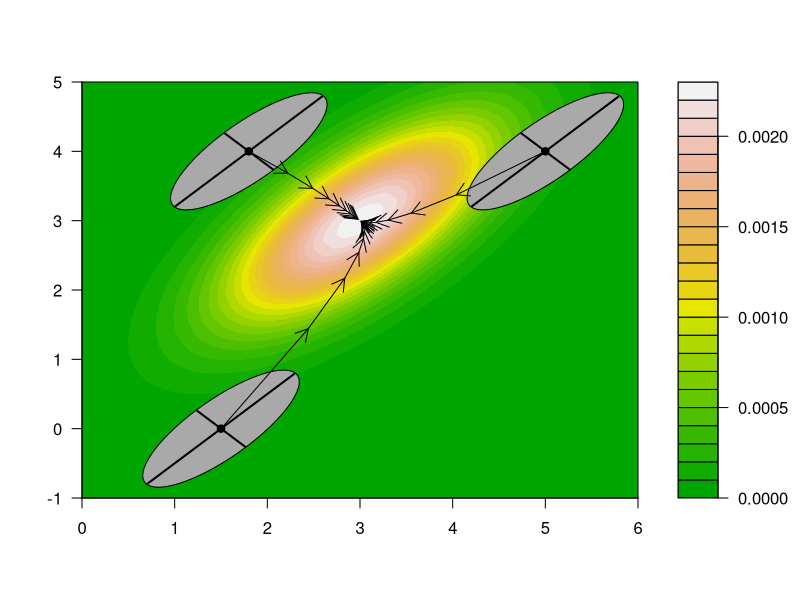

This figure's R source:
library(lattice)
library(mvtnorm)
library(numDeriv)
library(ellipse)

w_cov = matrix(c(1, 0.7, 0.7, 1), ncol = 2)
G = matrix(c(1, 0.8, 0.8, 1)/2, ncol = 2)
cov2cor(G)
W_bar = function(x) {
    log(
    dmvnorm(x, mean = c(3, 3), sigma = w_cov))
}

x <- seq(0, 6, 0.1) ## valores para mu
y <- seq(-1, 5, 0.1)
X <- as.matrix( expand.grid(x, y))
colnames(X) <- c("mu","var")
Z <- vector()
for(i in 1:nrow(X)){
  Z[i] <- W_bar(c(X[i,1], X[i,2]))
}
Z = exp(Z - log(sum(exp(Z))))
b <- matrix(Z, length(x))

grad = grad(W_bar, c(5, 5)) 
gen = 10
es = eigen(cov2cor(G))$values
v1 = sqrt(es[1])/1.2 * eigen(cov2cor(G))$vectors[,1]
v2 = sqrt(es[2])/1.2 * eigen(cov2cor(G))$vectors[,2]
png("singlepeaklandscape.png", width = 1000, height = 900)
filled.contour(x, y, z = b,color = terrain.colors,
               plot.axes = { 
                 axis(1); 
                 axis(2);
                 current_gen = c(1.8,4)
                 polygon(ellipse(0.8, centre = current_gen, level = 0.3), type = 'l', col = "darkgray")
                 segments(current_gen[1] - v1[1], current_gen[2] - v1[2], 
                          current_gen[1] + v1[1], current_gen[2] + v1[2], lwd = 2) 
                 
                 segments(current_gen[1] - v2[1], current_gen[2] - v2[2], 
                          current_gen[1] + v2[1], current_gen[2] + v2[2], lwd = 2) 
                 
                 points(current_gen[1], current_gen[2], pch = 19)
                 for(i in 1:gen){
                   next_gen = current_gen + G%*%grad(W_bar, t(current_gen))
                   arrows(current_gen[1], current_gen[2], next_gen[1], next_gen[2], pch = 18, length = 0.14)
                   current_gen = next_gen
                 }
                 current_gen = c(1.5,0)
                 polygon(ellipse(0.8, centre = current_gen, level = 0.3), type = 'l', col = "darkgray")
                 segments(current_gen[1] - v1[1], current_gen[2] - v1[2], 
                          current_gen[1] + v1[1], current_gen[2] + v1[2], lwd = 2) 
                 
                 segments(current_gen[1] - v2[1], current_gen[2] - v2[2], 
                          current_gen[1] + v2[1], current_gen[2] + v2[2], lwd = 2) 
                 points(current_gen[1], current_gen[2], pch = 19)
                 for(i in 1:gen){
                   next_gen = current_gen + G%*%grad(W_bar, t(current_gen))
                   arrows(current_gen[1], current_gen[2], next_gen[1], next_gen[2], pch = 18, length = 0.14)
                   current_gen = next_gen
                 }
                 current_gen = c(5,4)
                 polygon(ellipse(0.8, centre = current_gen, level = 0.3), type = 'l', col = "darkgray")
                 segments(current_gen[1] - v1[1], current_gen[2] - v1[2], 
                          current_gen[1] + v1[1], current_gen[2] + v1[2], lwd = 2) 
                 
                 segments(current_gen[1] - v2[1], current_gen[2] - v2[2], 
                          current_gen[1] + v2[1], current_gen[2] + v2[2], lwd = 2) 
                 points(current_gen[1], current_gen[2], pch = 19)
                 for(i in 1:gen){
                   next_gen = current_gen + G%*%grad(W_bar, t(current_gen))
                   arrows(current_gen[1], current_gen[2], next_gen[1], next_gen[2], pch = 18, length = 0.14)
                   current_gen = next_gen
                 }
               }
)
dev.off()
